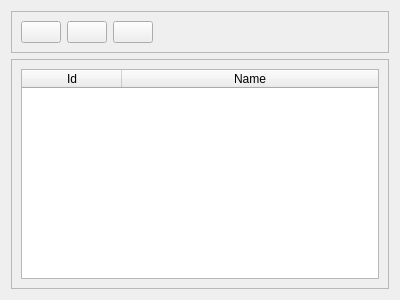
<?xml version="1.0" encoding="UTF-8"?>
<ui version="4.0">
 <class>StockUnitsListView</class>
 <widget class="QWidget" name="StockUnitsListView">
  <property name="geometry">
   <rect>
    <x>0</x>
    <y>0</y>
    <width>400</width>
    <height>300</height>
   </rect>
  </property>
  <property name="windowTitle">
   <string>Manage Stock Units</string>
  </property>
  <layout class="QVBoxLayout" name="verticalLayout_2">
   <item>
    <widget class="QFrame" name="frame_2">
     <property name="frameShape">
      <enum>QFrame::StyledPanel</enum>
     </property>
     <property name="frameShadow">
      <enum>QFrame::Raised</enum>
     </property>
     <layout class="QHBoxLayout" name="horizontalLayout">
      <item>
       <widget class="QPushButton" name="addStockUnitPushButton">
        <property name="toolTip">
         <string>Add new stock unit</string>
        </property>
        <property name="text">
         <string/>
        </property>
        <property name="icon">
         <iconset resource="../../images.qrc">
          <normaloff>:/images/manufacturers/add_manufacturer.png</normaloff>:/images/manufacturers/add_manufacturer.png</iconset>
        </property>
        <property name="iconSize">
         <size>
          <width>40</width>
          <height>40</height>
         </size>
        </property>
       </widget>
      </item>
      <item>
       <widget class="QPushButton" name="editStockUnitPushButton">
        <property name="toolTip">
         <string>Edit stock unit</string>
        </property>
        <property name="text">
         <string/>
        </property>
        <property name="icon">
         <iconset resource="../../images.qrc">
          <normaloff>:/images/manufacturers/edit_manufacturer.png</normaloff>:/images/manufacturers/edit_manufacturer.png</iconset>
        </property>
        <property name="iconSize">
         <size>
          <width>40</width>
          <height>40</height>
         </size>
        </property>
       </widget>
      </item>
      <item>
       <widget class="QPushButton" name="removeStockUnitPushButton">
        <property name="toolTip">
         <string>Remove stock unit</string>
        </property>
        <property name="text">
         <string/>
        </property>
        <property name="icon">
         <iconset resource="../../images.qrc">
          <normaloff>:/images/manufacturers/remove_manufacturer.png</normaloff>:/images/manufacturers/remove_manufacturer.png</iconset>
        </property>
        <property name="iconSize">
         <size>
          <width>40</width>
          <height>40</height>
         </size>
        </property>
       </widget>
      </item>
      <item>
       <spacer name="horizontalSpacer">
        <property name="orientation">
         <enum>Qt::Horizontal</enum>
        </property>
        <property name="sizeHint" stdset="0">
         <size>
          <width>83</width>
          <height>20</height>
         </size>
        </property>
       </spacer>
      </item>
     </layout>
    </widget>
   </item>
   <item>
    <widget class="QFrame" name="frame">
     <property name="frameShape">
      <enum>QFrame::StyledPanel</enum>
     </property>
     <property name="frameShadow">
      <enum>QFrame::Raised</enum>
     </property>
     <layout class="QVBoxLayout" name="verticalLayout">
      <item>
       <widget class="QTableWidget" name="stockUnitsTableWidget">
        <property name="editTriggers">
         <set>QAbstractItemView::NoEditTriggers</set>
        </property>
        <property name="selectionMode">
         <enum>QAbstractItemView::SingleSelection</enum>
        </property>
        <property name="selectionBehavior">
         <enum>QAbstractItemView::SelectRows</enum>
        </property>
        <attribute name="horizontalHeaderStretchLastSection">
         <bool>true</bool>
        </attribute>
        <column>
         <property name="text">
          <string>Id</string>
         </property>
        </column>
        <column>
         <property name="text">
          <string>Name</string>
         </property>
        </column>
       </widget>
      </item>
     </layout>
    </widget>
   </item>
  </layout>
 </widget>
 <resources>
  <include location="../../images.qrc"/>
 </resources>
 <connections/>
</ui>
